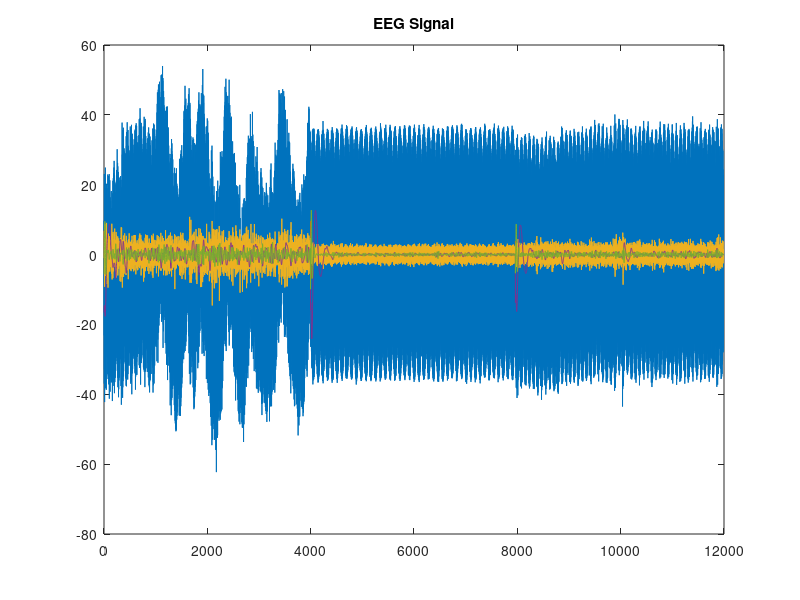

Here is the MATLAB script that generated this plot: (Note: this script raises an error after producing the figure.)
load Tamim_EEG_15-L03.mat;
s=data;
figure;p=plot(s);
title('EEG Signal')
fs = 500;
% Sampling frequency
N=length(s);
 
waveletFunction = 'db8';
                [C,L] = wavedec(s,8,waveletFunction);
       
                cD1 = detcoef(C,L,1);
                cD2 = detcoef(C,L,2);
                cD3 = detcoef(C,L,3);
                cD4 = detcoef(C,L,4);
                cD5 = detcoef(C,L,5); %GAMA
                cD6 = detcoef(C,L,6); %BETA
                cD7 = detcoef(C,L,7); %ALPHA
                cD8 = detcoef(C,L,8); %THETA
                cA8 = appcoef(C,L,waveletFunction,8); %DELTA
                D1 = wrcoef('d',C,L,waveletFunction,1);
                D2 = wrcoef('d',C,L,waveletFunction,2);
                D3 = wrcoef('d',C,L,waveletFunction,3);
                D4 = wrcoef('d',C,L,waveletFunction,4);
                D5 = wrcoef('d',C,L,waveletFunction,5); %GAMMA
                D6 = wrcoef('d',C,L,waveletFunction,6); %BETA
                D7 = wrcoef('d',C,L,waveletFunction,7); %ALPHA
                D8 = wrcoef('d',C,L,waveletFunction,8); %THETA
                A8 = wrcoef('a',C,L,waveletFunction,8); %DELTA
                
                Gamma = D5;
                 figure; subplot(5,1,1); plot(1:1:length(Gamma),Gamma);title('GAMMA');
               
                Beta = D6;
                subplot(5,1,2); plot(1:1:length(Beta), Beta); title('BETA');
                
                
                Alpha = D7;
                subplot(5,1,3); plot(1:1:length(Alpha),Alpha); title('ALPHA'); 
                
                Theta = D8;
                subplot(5,1,4); plot(1:1:length(Theta),Theta);title('THETA');
                D8 = detrend(D8,0);
                
                 Delta = A8;
                %figure, plot(0:1/fs:1,Delta);
                subplot(5,1,5);plot(1:1:length(Delta),Delta);title('DELTA');
D5 = detrend(D5,0);
xdft = fft(D5);
freq = 0:N/length(D5):N/2;
xdft = xdft(1:length(D5)/2+1);
figure;subplot(511);plot(freq,abs(xdft));title('GAMMA-FREQUENCY');
[~,I] = max(abs(xdft));
fprintf('Gamma:Maximum occurs at %3.2f Hz.\n',freq(I));
D6 = detrend(D6,0);
xdft2 = fft(D6);
freq2 = 0:N/length(D6):N/2;
xdft2 = xdft2(1:length(D6)/2+1);
% figure;
subplot(512);plot(freq2,abs(xdft2));title('BETA');
[~,I] = max(abs(xdft2));
fprintf('Beta:Maximum occurs at %3.2f Hz.\n',freq2(I));
D7 = detrend(D7,0);
xdft3 = fft(D7);
freq3 = 0:N/length(D7):N/2;
xdft3 = xdft3(1:length(D7)/2+1);
% figure;
subplot(513);plot(freq3,abs(xdft3));title('ALPHA');
[~,I] = max(abs(xdft3));
fprintf('Alpha:Maximum occurs at %f Hz.\n',freq3(I));
         
                
 
 xdft4 = fft(D8);
freq4 = 0:N/length(D8):N/2;
xdft4 = xdft4(1:length(D8)/2+1);
% figure;
subplot(514);plot(freq4,abs(xdft4));title('THETA');
[~,I] = max(abs(xdft4));
fprintf('Theta:Maximum occurs at %f Hz.\n',freq4(I));
A8 = detrend(A8,0);
xdft5 = fft(A8);
freq5 = 0:N/length(A8):N/2;
xdft5 = xdft5(1:length(A8)/2+1);
% figure;
subplot(515);plot(freq3,abs(xdft5));title('DELTA');
[~,I] = max(abs(xdft5));
fprintf('Delta:Maximum occurs at %f Hz.\n',freq5(I));

